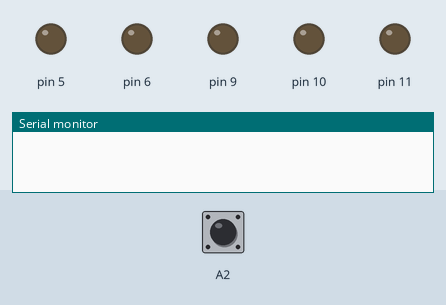
A sketch run on a simulated Arduino Uno, built with avr-gcc and run on an emulated ATmega328P. On the bench: output pins drawn as LEDs (lit = HIGH), the last lines printed to the serial monitor. The inputs (shaded band) are chosen by the test bench; at power-on: A2 HIGH.

Above: at 1.2 s.
1.3 s: A2 pulsed LOW 5 times (0.12 s each, 0.3 s apart)
At 2.3 s:
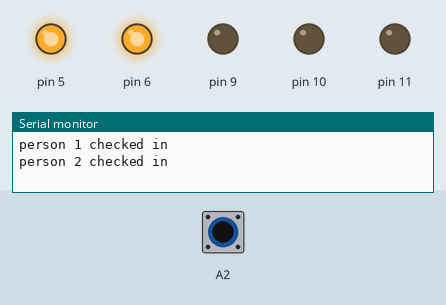
At 3.3 s:
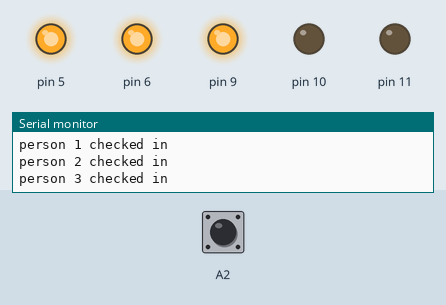
4.3 s: A2 pulled LOW for 0.15 s
At 8.2 s:
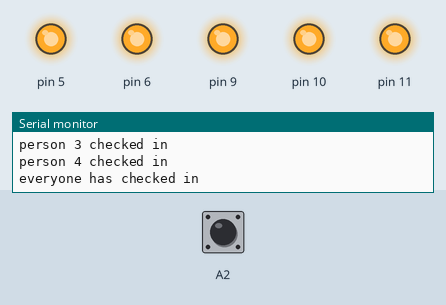
Timing chart, 0 to 13.4 s (numbered marks = the images above; inputs shaded):
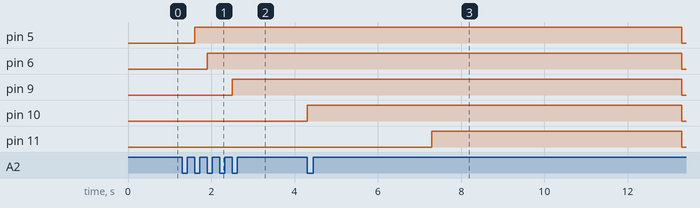

Measured:
- after the input at 1.3 s, pin 5: LOW → HIGH after 0.30 s; pin 6: LOW → HIGH after 0.60 s; pin 9: LOW → HIGH after 1.2 s
- after the input at 4.3 s, pin 5, pin 6, pin 9: HIGH → LOW after 9.0 s; pin 10: LOW → HIGH at once, → LOW 9.0 s later; pin 11: LOW → HIGH after 3.0 s, → LOW 6.0 s later

The sketch:

ButtonSimulation.ino
```cpp
void setup() {
  pinMode(5, OUTPUT);
  pinMode(6, OUTPUT);
  pinMode(10, OUTPUT);
  pinMode(9, OUTPUT);
  pinMode(11, OUTPUT);
  pinMode(A2, INPUT_PULLUP);
  Serial.begin(9600);
}
int current = 1;
int previous = 1;
int time = 3;
void loop() {
  current = digitalRead(A2);
  if((current == 0) && (previous == 1)){
    if(digitalRead(5) == LOW){
      digitalWrite(5, HIGH);
      Serial.println("person 1 checked in");
    }
    else if(digitalRead(6) == LOW){
      digitalWrite(6, HIGH);
      Serial.println("person 2 checked in");
    }
    else if(digitalRead(9) == LOW){
      digitalWrite(9, HIGH);
      Serial.println("person 3 checked in");
    }
    else if(digitalRead(10) == LOW){
      digitalWrite(10, HIGH);
      Serial.println("person 4 checked in");
    }
  }
  if(digitalRead(10) == HIGH){
    delay(3000);
    digitalWrite(11, HIGH);
    Serial.println("everyone has checked in");
    time--;
  }

  if(time == 0){
    digitalWrite(11, LOW);
    digitalWrite(10, LOW);
    digitalWrite(9, LOW);
    digitalWrite(6, LOW);
    digitalWrite(5, LOW);
    time = 3;
    Serial.println("everyone has checked out");
  }
  previous = digitalRead(A2);
}
```
